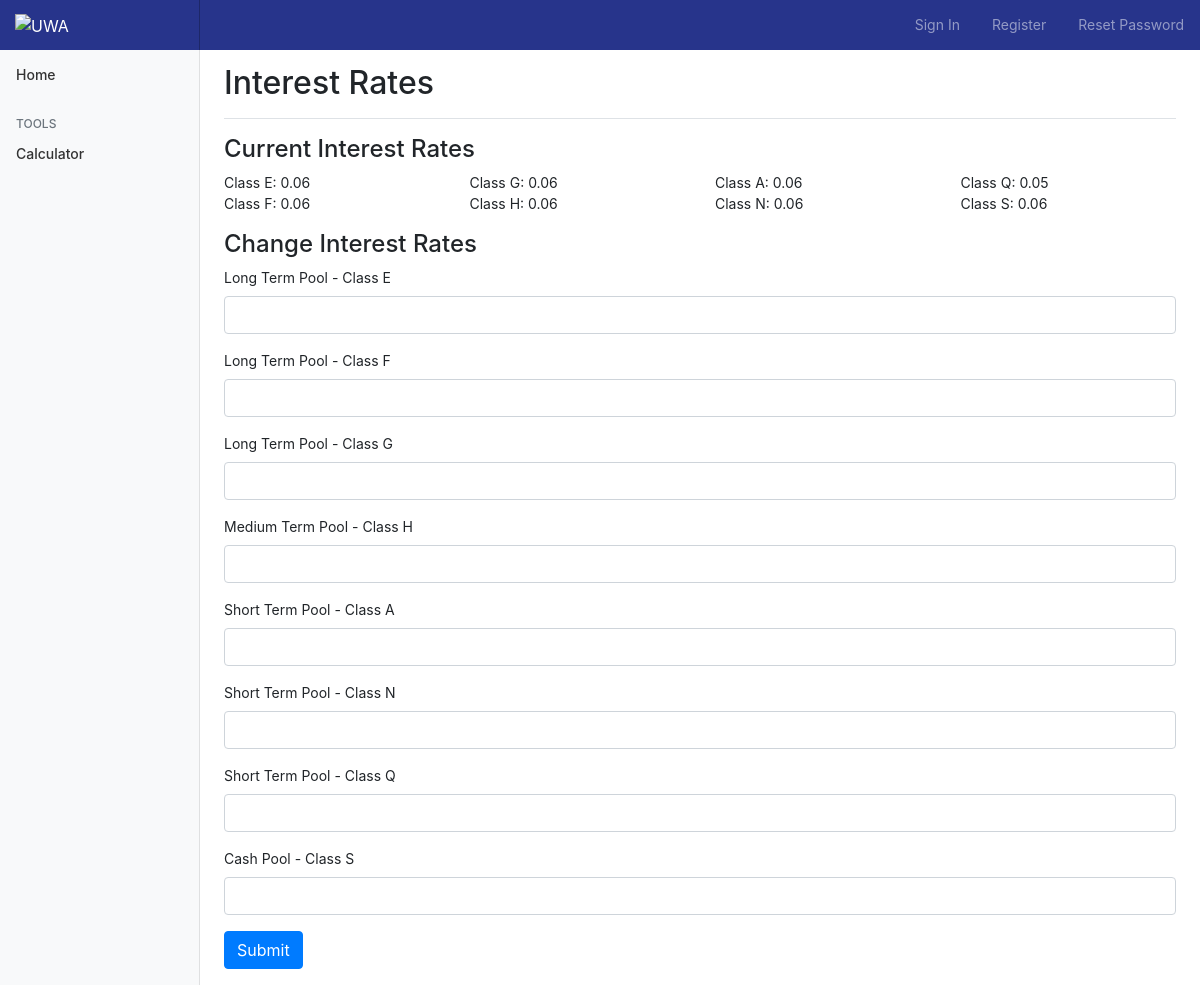
The page /admin on the database as committed earlier.
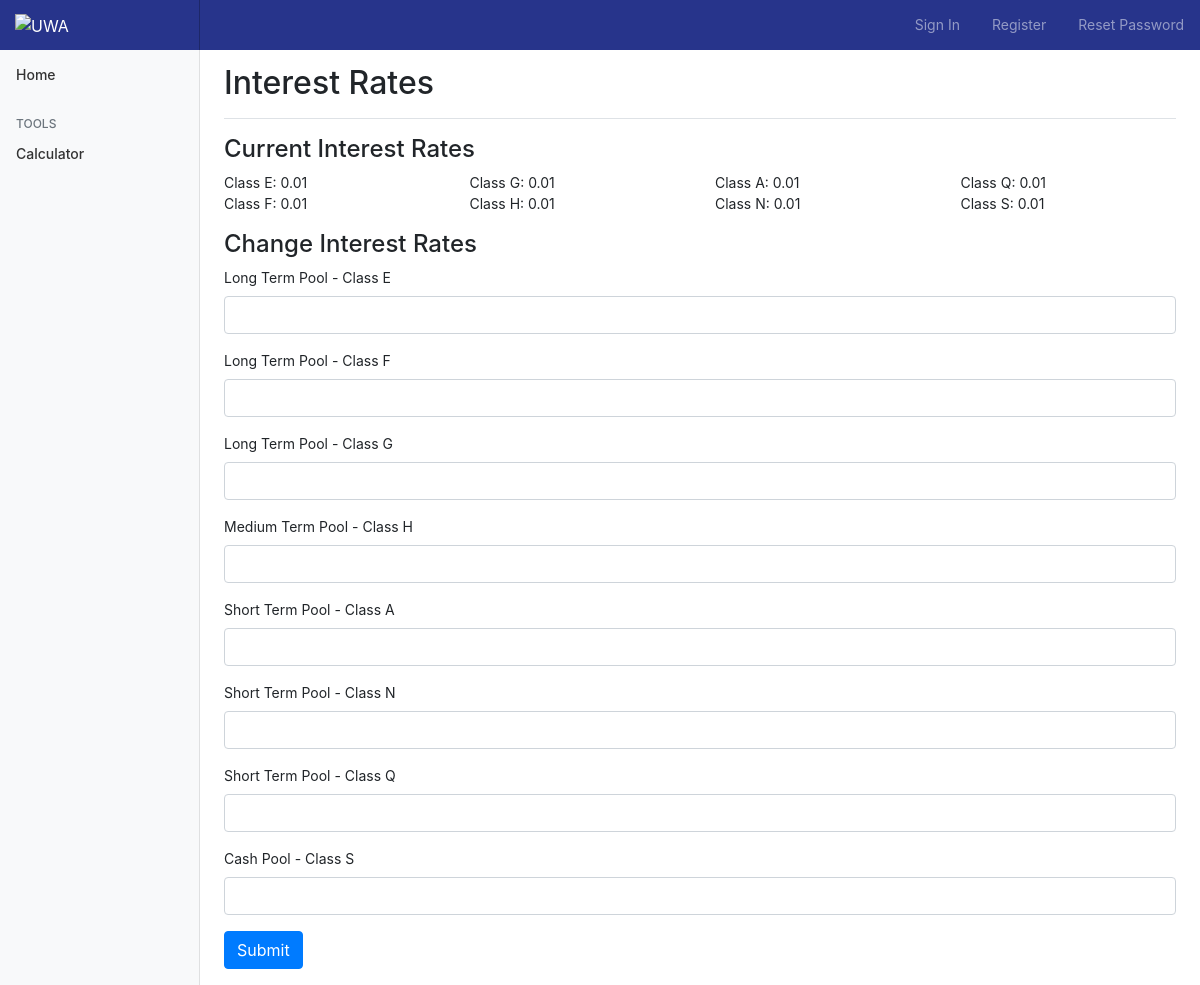
The same page on the database as committed later.
### app/models.py (models this page shows, shortened)
class InterestRates(db.Model):
    id = db.Column(db.Integer, primary_key=True)
    ClassE = db.Column(db.Float)
    ClassF = db.Column(db.Float)
    ClassG = db.Column(db.Float)
    ClassH = db.Column(db.Float)
    ClassA = db.Column(db.Float)
    ClassN = db.Column(db.Float)
    ClassQ = db.Column(db.Float)
    ClassS = db.Column(db.Float)

### app/routes.py (the view, shortened to what this page needs)
@app.route('/admin', methods=['GET', 'POST'])
def admin():
    form = InterestRatesForm()
    Interest = InterestRates.query.first()
    return render_template('admin.html', title='Admin', form=form, Interest=Interest)

### app/forms.py
class InterestRatesForm(FlaskForm):
    ClassE = StringField('Long Term Pool - Class E')
    ClassF = StringField('Long Term Pool - Class F')
    ClassG = StringField('Long Term Pool - Class G')
    ClassH = StringField('Medium Term Pool - Class H')
    ClassA = StringField('Short Term Pool - Class A')
    ClassN = StringField('Short Term Pool - Class N')
    ClassQ = StringField('Short Term Pool - Class Q')
    ClassS = StringField('Cash Pool - Class S')
    submit = SubmitField('Submit')

### app/templates/admin.html
{% extends "base.html" %}
{% import 'bootstrap/wtf.html' as wtf %}
{% block content %}
<main role="main" class="col-md-9 ml-sm-auto col-lg-10 px-4">
    <div class="d-flex justify-content-between flex-wrap flex-md-nowrap align-items-center pt-3 pb-2 mb-3 border-bottom">
        <h1 class="h2">Interest Rates</h1>
    </div>
		<h4>Current Interest Rates</h4>
        <div class="row mb-3">
          <div class="col">Class E: {{ Interest.ClassE }} <br> Class F: {{ Interest.ClassF }}  </div>
          <div class="col">Class G: {{ Interest.ClassG }}<br>  Class H: {{ Interest.ClassH }} </div>
          <div class="col">Class A: {{ Interest.ClassA }} <br> Class N: {{ Interest.ClassN }} </div>
          <div class="col">Class Q: {{ Interest.ClassQ }} <br> Class S: {{ Interest.ClassS }} </div>
        </div>
			<h4>Change Interest Rates</h4>
            <form class="form form-horizontal mb-3" method="post" role="form">
               {{ wtf.quick_form(form, action=".", method="post", extra_classes=None, role="form", form_type="basic", horizontal_columns=('lg', 2, 10), enctype=None, button_map={'submit':'primary'}, id="")}}
                </form>
</main>
{% endblock %}

Rows that differ between the two databases and show on the page:
changed InterestRates: ClassE "0.06" → "0.01"; ClassF "0.06" → "0.01"; ClassG "0.06" → "0.01"; ClassH "0.06" → "0.01"; ClassA "0.06" → "0.01"; ClassN "0.06" → "0.01"; ClassQ "0.05" → "0.01"; ClassS "0.06" → "0.01"
